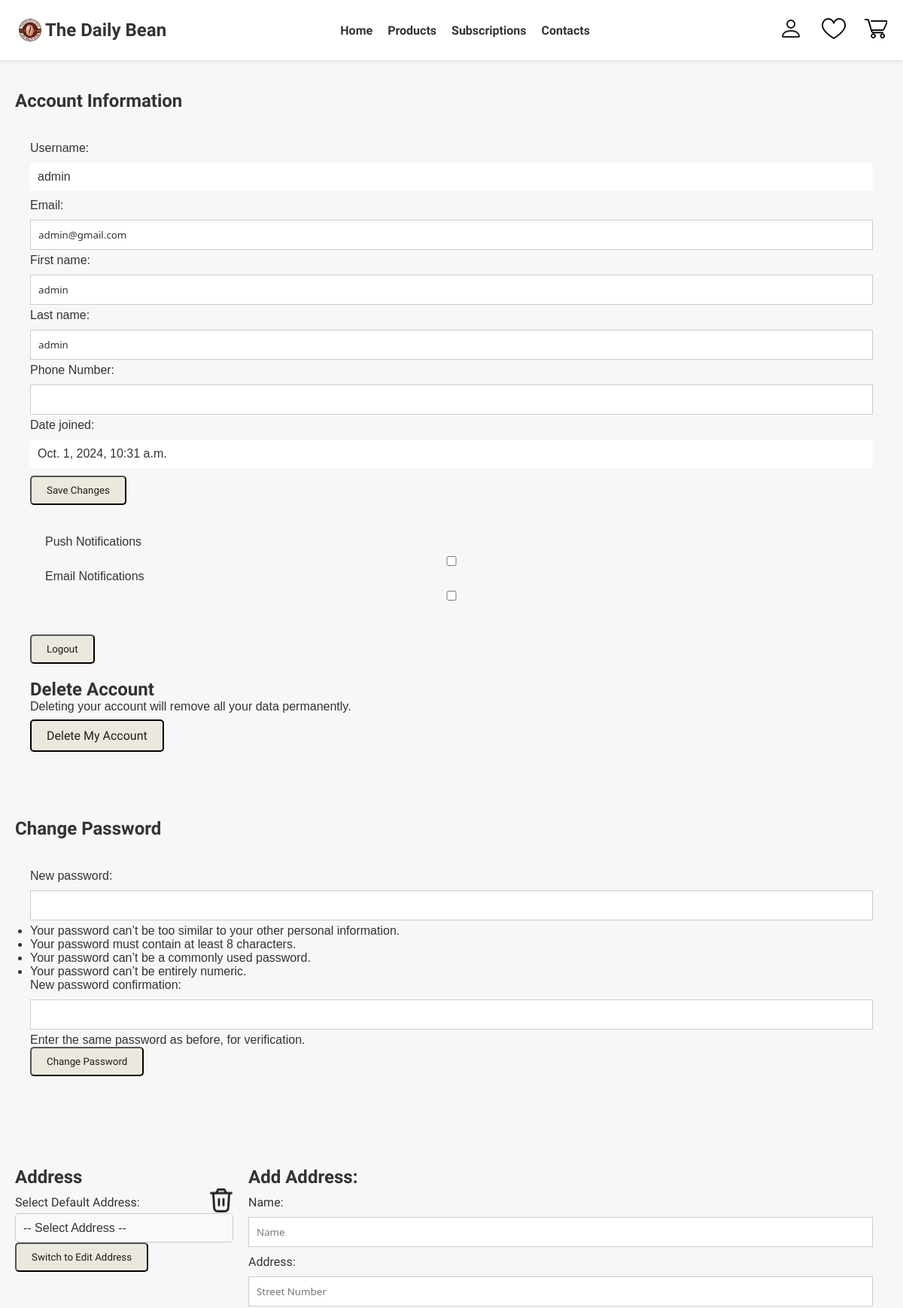
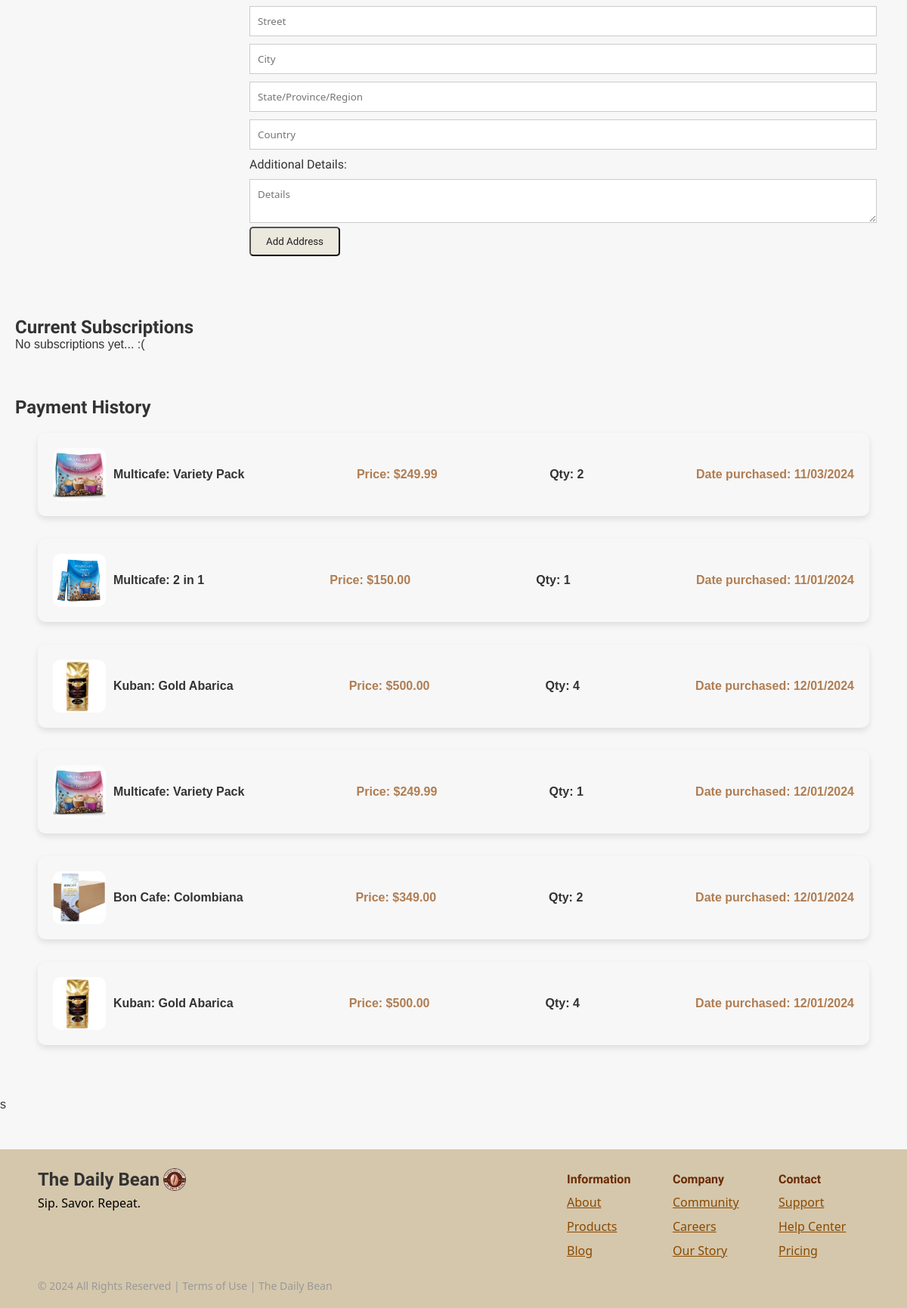
Page /account/ (signed in) on the committed database (2 pictures, top to bottom).
### login/models.py (models this page shows, shortened)
class User(AbstractBaseUser, PermissionsMixin):
    CUSTOMER = 'customer'
    ADMIN = 'admin'
    USER_TYPE_CHOICES = [
        (CUSTOMER, 'Customer'),
        (ADMIN, 'Admin'),
    ]
    first_name = models.CharField(max_length=50)
    last_name = models.CharField(max_length=50)
    user_modified = models.DateTimeField(auto_now=True)
    username = models.CharField(max_length=25, unique=True)
    email = models.EmailField(max_length=254, unique=True, default="temp@gmail.com")
    password = models.CharField(max_length=128)
    user_type = models.CharField(max_length=10, choices=USER_TYPE_CHOICES)
    is_staff = models.BooleanField(default=False)
    is_active = models.BooleanField(default=True)
    date_joined = models.DateTimeField(auto_now_add=True)
    phone_number = models.CharField(max_length=15, blank=True, null=True)
    USERNAME_FIELD = 'username'
    REQUIRED_FIELDS = ['first_name', 'last_name', 'email']
    objects = UserManager()

### payment/models.py (models this page shows, shortened)
class Order(models.Model):
    product = models.ForeignKey(Product, on_delete=models.CASCADE)
    user = models.ForeignKey(User, on_delete=models.CASCADE)
    total = models.DecimalField(max_digits=7, decimal_places=2)
    product_amount = models.PositiveSmallIntegerField()
    date_paid = models.DateTimeField(null=True, blank=True)

### home/models.py (models this page shows, shortened)
class Product(models.Model):
    product_name = models.CharField(max_length=255, null=False)
    product_description = models.TextField(null=False)
    product_ingredients = models.TextField(null=False)
    product_shelflife = models.CharField(max_length=255, null=False)
    product_image = models.ImageField(upload_to='products/', null=False)
    rating = models.FloatField(default=0)
    stock = models.IntegerField(null=False, default=0)
    is_available = models.BooleanField(default=False)
    price = models.DecimalField(max_digits=5, decimal_places=2, null=False, default=0)
    created_at = models.DateTimeField(auto_now_add=True)

### accountsettings/views.py (the view)
# urls.py: path('', views.account_view, name='account'),
def account_view(request):
    user = request.user
    if request.method == 'POST':
        if 'edit_user' in request.POST:
            form = UserEditForm(request.POST, instance=user)
            if form.is_valid():
                form.save()
                messages.success(request, 'Your information has been updated.', extra_tags='msg_edit_user')
                return redirect('account')
            else:
                messages.error(request, form.errors, extra_tags='msg_edit_user')
        else:
            form = UserEditForm(instance=user)
        if 'change_password' in request.POST:
            password_form = SetPasswordForm(user, request.POST)
            if password_form.is_valid():
                password_form.save()
                messages.success(request, 'Your password has been changed.', extra_tags='msg_change_password')
                return redirect('login')
            else:
                messages.error(request, password_form.errors, extra_tags='msg_change_password')
        else:
            password_form = SetPasswordForm(user)
        if 'add_address' in request.POST:
            address_form = AddressForm(request.POST)
            if address_form.is_valid():
                address = address_form.save(commit=False)
                address.user = request.user
                address.save()
                messages.success(request, 'Address has been added.', extra_tags='msg_add_address')
                return redirect('account')
            else:
                messages.error(request, address_form.errors, extra_tags='msg_add_address')
        else:
            address_form = AddressForm()
    else:
        form = UserEditForm(instance=user)
        password_form = SetPasswordForm(user)
        address_form = AddressForm()
    addresses = Address.objects.filter(user=request.user)
    orders = Order.objects.filter(user=request.user, date_paid__isnull=False)
    subscriptions = ProductSubscription.objects.filter(user=request.user, is_active=True)
    context = {
        'is_authenticated': request.user.is_authenticated,
        'user': request.user,
        'form': form,
        'password_form': password_form,
        'address_form': address_form,
        'addresses': addresses,
        'orders': orders,
        'subscriptions' : subscriptions,
    }
    return render(request, 'accounts.html', context)

### accountsettings/forms.py
class UserEditForm(forms.ModelForm):
    class Meta:
        model = User
        fields = ['first_name', 'last_name', 'email', 'phone_number']

class AddressForm(forms.ModelForm):
    class Meta:
        model = Address
        fields = [
            'name', 'street_number', 'street', 'city', 'state', 'country', 'additional_details'
        ]

### templates/accounts.html (shortened to what this page needs)
{% extends "_base.html" %}
{% load static %}
{% block content %}
    <link rel="stylesheet" href="{% static 'css/styles.css' %}">
    <section class="account-info-section">
        <h2>Account Information</h2>
        <div class="account-form">
            <form method="POST" onsubmit="return confirmEditUser();">
                <label for="username">Username:</label>
                <p class="info-display">{{ user.username }}</p>
                <label for="email">Email:</label>
                {{ form.email }}
                <label for="firstname">First name:</label>
                {{ form.first_name }}
                <label for="lastname">Last name:</label>
                {{ form.last_name }}
                <label for="phone_number">Phone Number:</label>
                {{ form.phone_number }}
                <label for="datejoined">Date joined:</label>
                <p class="info-display">{{ user.date_joined }}</p>
                <button type="submit" name="edit_user" class="btn edit-email-btn">Save Changes</button>
                <div class="account-form">
                    <label>Push Notifications</label>
                    <input type="checkbox" name="push-notifications" id="push-notifications">
                    <label>Email Notifications</label>
                    <input type="checkbox" name="email-notifications" id="email-notifications">
                </div>
            </form>
            {% if is_authenticated %}
            <a href="{% url 'logout' %}"><button class="btn edit-email-btn" style="margin-bottom: 20px;">Logout</button></a>
            {% endif %}
            <div class="delete-account-section">
                <h2>Delete Account</h2>
                <p>Deleting your account will remove all your data permanently.</p>
                <a href="{% url 'delete_account' %}" class="btn btn-danger">Delete My Account</a>
            </div>
        </div>
    </section>
    <section class="change-password-section">
        <h2>Change Password</h2>
        <div class="account-form">
            <form method="POST" onsubmit="return confirmChangePassword();">
                {{ password_form.as_p }}
                <button type="submit" name="change_password" class="btn change-password-btn">Change Password</button>
            </form>
        </div>
    </section>
    <section class="address-section">
        <div style="display: flex;">
            <div class="address-dropdown">
                <h2>Address</h2>
                <div style="display: flex; justify-content: space-between;">
                    <label for="address-select">Select Default Address:</label>
                    <img src="{% static 'images/trash-icon.png' %}" onclick="deleteAddress()">
                </div>
                <select id="address-select" onchange="setDefaultAddress()">
                    <option value="">-- Select Address --</option>
                </select>
                <button id="toggle-form" class="btn">Switch to Edit Address</button>
            </div>
            <form method="POST" style="flex-grow: 1;" class="address-form" id="add-address-form">
                <h2>Add Address:</h2>
                <label for="address-name">Name:</label>
                <input type="text" id="address-name" name="name" value="{{ address_form.name.value|default:'' }}" placeholder="Name" required>
                <label>Address:</label>
                <input type="text" id="street-number" name="street_number" value="{{ address_form.street_number.value|default:'' }}" placeholder="Street Number">
                <input type="text" id="street" name="street" value="{{ address_form.street.value|default:'' }}" placeholder="Street">
                <input type="text" id="city" name="city" value="{{ address_form.city.value|default:'' }}" placeholder="City" required>
                <input type="text" id="state" name="state" value="{{ address_form.state.value|default:'' }}" placeholder="State/Province/Region">
                <input type="text" id="country" name="country" value="{{ address_form.country.value|default:'' }}" placeholder="Country" required>
                <label for="additional-details">Additional Details:</label>
                <textarea id="additional-details" name="additional_details" placeholder="Details">{{ address_form.additional_details.value|default:'' }}</textarea>
                <button type="submit" name="add_address" class="btn add-address-btn">Add Address</button>
            </form>
        </div>
    </section>
    <section class="subscriptions-section">
        <h2>Current Subscriptions</h2>
        {% for order in subscriptions %}
                {% if order.product.is_available %}
                    <div class="order-item">
                        <div style="align-self: center; display: flex;">
                            <img class="order-img" src="{{ order.product.product_image.url }}" alt="{{ order.product.product_name }}">
                            <h4 style="align-self: center; margin-left: 10px;">{{ order.product.product_name }}</h4>
                        </div>
                        <h4 style="align-self: center;">Type: {{ order.subscription_type }}</h4>
                        <p class="product-price" style="align-self: center;">Date till next payment: {{ order.next_monthly|date:"m/d/Y" }}</p>
                        <img style="align-self: center;" src="{% static 'images/trash-icon.png' %}" data-subscription-id="{{ order.id }}" onclick="cancelSubsription(this.dataset.subscriptionId)">
                    </div>
                {% endif %}
        {% empty %}
            <p>No subscriptions yet... :(</p>
        {% endfor %}
    </section>
    <section class="payment-history-section">
        <h2>Payment History</h2>
        <div class="order-list">
            {% for order in orders %}
                {% if order.product.is_available %}
                    <div class="order-item">
                        <div style="align-self: center; display: flex;">
                            <img class="order-img" src="{{ order.product.product_image.url }}" alt="{{ order.product.product_name }}">
                            <h4 style="align-self: center; margin-left: 10px;">{{ order.product.product_name }}</h4>
                        </div>
                        <p class="product-price" style="align-self: center;">Price: ${{ order.product.price }}</p>
                        <h4 style="align-self: center;">Qty: {{ order.product_amount }}</h4>
                        <p class="product-price" style="align-self: center;">Date purchased: {{ order.date_paid|date:"m/d/Y" }}</p>
                    </div>
                {% endif %}
            {% empty %}
                <p>Nothing bought yet... :(</p>
            {% endfor %}
        </div>
    </section>s
{% endblock %}

### static/css/styles.css (style rules this page uses)
* { margin: 0; padding: 0; box-sizing: border-box; font-family: Arial, sans-serif; }
body { background-color: #f7f7f7; color: #333; }
h2 { font-family: "Fjalla One", sans-serif; color: #333; }
.btn { background-color: #EBE8DE; padding: 10px 20px; color: #1E1E1E; text-decoration: none; font-family: "Fjalla One", sans-serif; font-weight: 400; font-style: normal; border-radius: 5px; }
.account-form { padding: 20px; margin: 20px 0; border-radius: 10px; }
.info-display { background-color: #ffffff; display: block; padding: 10px; margin: 10px 0; border-radius: 5px; }
.address-form { padding: 20px; border-radius: 10px; }
.address-section label { display: block; text-align: left; font-weight: bold; color: #333; font-family: "Fjalla One", sans-serif; font-weight: 400; font-style: normal; margin: 10px 0 5px; }
.delete-account-section p { margin-bottom: 20px; }
.delete-account-section a { border: 2px solid black; }
.address-dropdown { width: 25%; max-width: 50%; margin: 20px auto; font-family: Arial, sans-serif; }
.address-dropdown label { display: block; font-size: 1rem; margin-bottom: 5px; color: #333; }
.address-dropdown select { width: 100%; padding: 10px; font-size: 1rem; color: #333; background-color: #f9f9f9; border: 1px solid #ccc; border-radius: 5px; appearance: none; -webkit-appearance: none; -moz-appearance: none; cursor: pointer; }
.address-dropdown select::after { content: ''; position: absolute; right: 10px; top: 50%; transform: translateY(-50%); width: 0; height: 0; border-left: 5px solid transparent; border-right: 5px solid transparent; border-top: 5px solid #333; pointer-events: none; }
.address-dropdown option { padding: 10px; background-color: #fff; color: #333; }
input, textarea { width: 100%; padding: 10px; margin-bottom: 10px; border: 1px solid #ccc; display: block; text-align: left; font-weight: bold; color: #333; font-family: "Bitter", system-ui; font-weight: 400; font-style: normal; margin: 10px 0 5px; }
section { margin: 20px auto; padding: 20px; max-width: 1200px; }
.product-price { color: #b07d52; font-weight: bold; }
.order-list { margin: 20px; }
.order-item { display: flex; justify-content: space-between; margin-left: 10px; margin-right: 10px; margin-bottom: 30px; padding: 20px; border-radius: 10px; box-shadow: 0 4px 8px rgba(0, 0, 0, 0.1); text-align: center; }
.order-img { width: 70px; height: 70px; border-radius: 10px; }

### rows in the picture
User: username "admin", email "admin@gmail.com", first_name "admin", last_name "admin", date_joined "Oct. 1, 2024, 10:31 a.m."
Order: product.product_image (picture), product.product_name "Multicafe: Variety Pack", product.price "249.99", product_amount "2", date_paid "11/03/2024"
Order: product.product_image (picture), product.product_name "Multicafe: 2 in 1", product.price "150.00", product_amount "1", date_paid "11/01/2024"
Order: product.product_image (picture), product.product_name "Kuban: Gold Abarica", product.price "500.00", product_amount "4", date_paid "12/01/2024"
Order: product.product_image (picture), product.product_name "Multicafe: Variety Pack", product.price "249.99", product_amount "1", date_paid "12/01/2024"
Order: product.product_image (picture), product.product_name "Bon Cafe: Colombiana", product.price "349.00", product_amount "2", date_paid "12/01/2024"
Order: product.product_image (picture), product.product_name "Kuban: Gold Abarica", product.price "500.00", product_amount "4", date_paid "12/01/2024"
